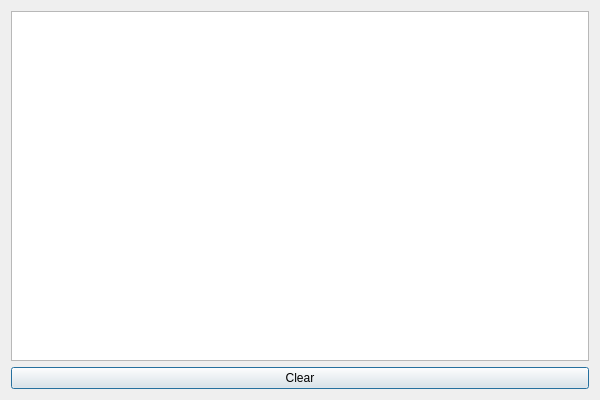
<?xml version="1.0" encoding="UTF-8"?>
<ui version="4.0">
 <class>LoggerClass</class>
 <widget class="QDialog" name="LoggerClass">
  <property name="geometry">
   <rect>
    <x>0</x>
    <y>0</y>
    <width>600</width>
    <height>400</height>
   </rect>
  </property>
  <property name="windowTitle">
   <string>Logger</string>
  </property>
  <layout class="QVBoxLayout" name="verticalLayout">
   <item>
    <widget class="QTextEdit" name="textEdit">
     <property name="readOnly">
      <bool>true</bool>
     </property>
    </widget>
   </item>
   <item>
    <widget class="QPushButton" name="clearBtn">
     <property name="text">
      <string>Clear</string>
     </property>
    </widget>
   </item>
  </layout>
 </widget>
 <layoutdefault spacing="6" margin="11"/>
 <resources/>
 <connections/>
</ui>
